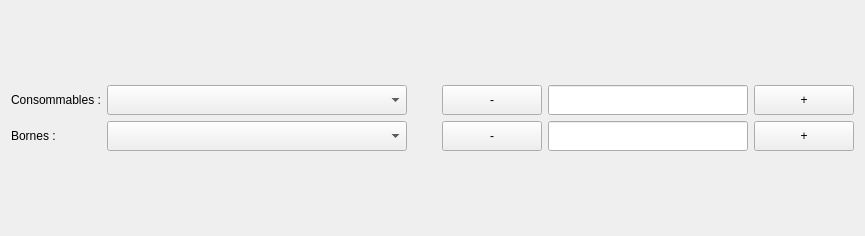
<?xml version="1.0" encoding="UTF-8"?>
<ui version="4.0">
 <class>gestion_mat_view</class>
 <widget class="QWidget" name="gestion_mat_view">
  <property name="geometry">
   <rect>
    <x>0</x>
    <y>0</y>
    <width>865</width>
    <height>236</height>
   </rect>
  </property>
  <property name="windowTitle">
   <string>gestion_mat_view</string>
  </property>
  <layout class="QVBoxLayout" name="verticalLayout_7">
   <item>
    <layout class="QHBoxLayout" name="horizontalLayout">
     <item>
      <layout class="QVBoxLayout" name="verticalLayout_6">
       <item>
        <widget class="QLabel" name="label_2">
         <property name="text">
          <string>Consommables :</string>
         </property>
        </widget>
       </item>
       <item>
        <widget class="QLabel" name="label_3">
         <property name="text">
          <string>Bornes :</string>
         </property>
        </widget>
       </item>
      </layout>
     </item>
     <item>
      <layout class="QVBoxLayout" name="verticalLayout_5">
       <item>
        <widget class="QComboBox" name="comboBox_2">
         <property name="sizePolicy">
          <sizepolicy hsizetype="Fixed" vsizetype="Fixed">
           <horstretch>0</horstretch>
           <verstretch>0</verstretch>
          </sizepolicy>
         </property>
         <property name="minimumSize">
          <size>
           <width>300</width>
           <height>30</height>
          </size>
         </property>
         <property name="maximumSize">
          <size>
           <width>300</width>
           <height>30</height>
          </size>
         </property>
        </widget>
       </item>
       <item>
        <widget class="QComboBox" name="comboBox">
         <property name="sizePolicy">
          <sizepolicy hsizetype="Fixed" vsizetype="Fixed">
           <horstretch>0</horstretch>
           <verstretch>0</verstretch>
          </sizepolicy>
         </property>
         <property name="minimumSize">
          <size>
           <width>300</width>
           <height>30</height>
          </size>
         </property>
         <property name="maximumSize">
          <size>
           <width>300</width>
           <height>30</height>
          </size>
         </property>
        </widget>
       </item>
      </layout>
     </item>
     <item>
      <spacer name="horizontalSpacer">
       <property name="orientation">
        <enum>Qt::Horizontal</enum>
       </property>
       <property name="sizeHint" stdset="0">
        <size>
         <width>40</width>
         <height>20</height>
        </size>
       </property>
      </spacer>
     </item>
     <item>
      <layout class="QVBoxLayout" name="verticalLayout_4">
       <item>
        <widget class="QPushButton" name="pushButton_2">
         <property name="minimumSize">
          <size>
           <width>100</width>
           <height>30</height>
          </size>
         </property>
         <property name="maximumSize">
          <size>
           <width>100</width>
           <height>30</height>
          </size>
         </property>
         <property name="text">
          <string>-</string>
         </property>
        </widget>
       </item>
       <item>
        <widget class="QPushButton" name="pushButton_3">
         <property name="minimumSize">
          <size>
           <width>100</width>
           <height>30</height>
          </size>
         </property>
         <property name="maximumSize">
          <size>
           <width>100</width>
           <height>30</height>
          </size>
         </property>
         <property name="text">
          <string>-</string>
         </property>
        </widget>
       </item>
      </layout>
     </item>
     <item>
      <layout class="QVBoxLayout" name="verticalLayout_3">
       <property name="rightMargin">
        <number>0</number>
       </property>
       <item>
        <widget class="QLineEdit" name="lineEdit">
         <property name="sizePolicy">
          <sizepolicy hsizetype="Fixed" vsizetype="Fixed">
           <horstretch>200</horstretch>
           <verstretch>30</verstretch>
          </sizepolicy>
         </property>
         <property name="minimumSize">
          <size>
           <width>200</width>
           <height>30</height>
          </size>
         </property>
        </widget>
       </item>
       <item>
        <widget class="QLineEdit" name="lineEdit_2">
         <property name="sizePolicy">
          <sizepolicy hsizetype="Fixed" vsizetype="Fixed">
           <horstretch>200</horstretch>
           <verstretch>30</verstretch>
          </sizepolicy>
         </property>
         <property name="minimumSize">
          <size>
           <width>200</width>
           <height>30</height>
          </size>
         </property>
        </widget>
       </item>
      </layout>
     </item>
     <item>
      <layout class="QVBoxLayout" name="verticalLayout_2">
       <item>
        <widget class="QPushButton" name="pushButton">
         <property name="sizePolicy">
          <sizepolicy hsizetype="Minimum" vsizetype="Fixed">
           <horstretch>100</horstretch>
           <verstretch>30</verstretch>
          </sizepolicy>
         </property>
         <property name="minimumSize">
          <size>
           <width>100</width>
           <height>30</height>
          </size>
         </property>
         <property name="maximumSize">
          <size>
           <width>100</width>
           <height>30</height>
          </size>
         </property>
         <property name="text">
          <string>+</string>
         </property>
        </widget>
       </item>
       <item>
        <widget class="QPushButton" name="pushButton_4">
         <property name="sizePolicy">
          <sizepolicy hsizetype="Minimum" vsizetype="Fixed">
           <horstretch>100</horstretch>
           <verstretch>30</verstretch>
          </sizepolicy>
         </property>
         <property name="minimumSize">
          <size>
           <width>100</width>
           <height>30</height>
          </size>
         </property>
         <property name="maximumSize">
          <size>
           <width>100</width>
           <height>30</height>
          </size>
         </property>
         <property name="text">
          <string>+</string>
         </property>
        </widget>
       </item>
      </layout>
     </item>
    </layout>
   </item>
  </layout>
 </widget>
 <layoutdefault spacing="6" margin="11"/>
 <resources/>
 <connections/>
</ui>
